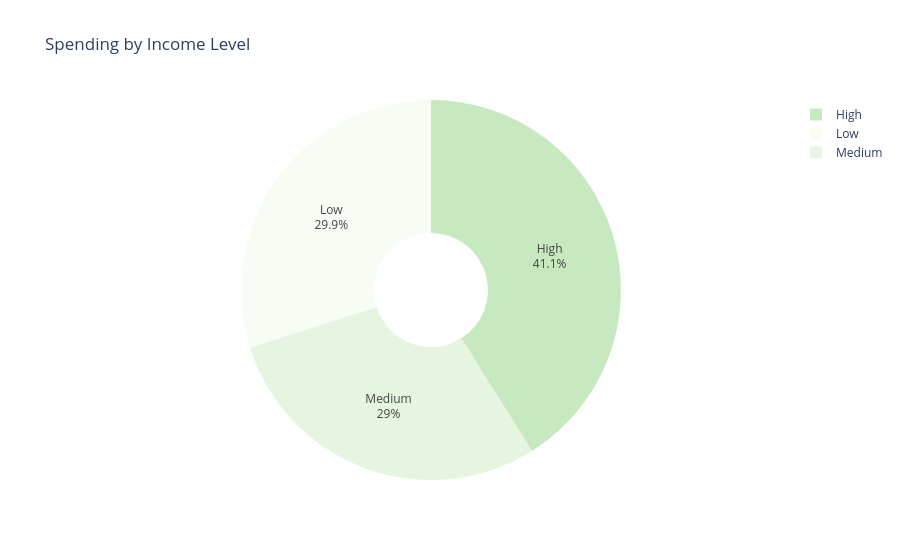

Here is the notebook cell this chart was saved with:
### Code cell
# Ensure the 'Amount' column is numeric using .loc to avoid SettingWithCopyWarning
final_combined_dataset.loc[:, 'Amount'] = pd.to_numeric(final_combined_dataset['Amount'], errors='coerce')

# Group by IncomeLevel and calculate the total spending (sum of Amount) for each level
income_level_spending = final_combined_dataset.groupby('IncomeLevel').agg({'Amount': 'sum'}).reset_index()

# Define custom sort order for IncomeLevel
income_order = ['High', 'Medium', 'Low']

# Convert 'IncomeLevel' column to a categorical type with the custom order
income_level_spending['IncomeLevel'] = pd.Categorical(
    income_level_spending['IncomeLevel'],
    categories=income_order,
    ordered=True
)

# Sort the DataFrame by 'IncomeLevel' based on the custom order
income_level_spending = income_level_spending.sort_values('IncomeLevel')

# Sort by 'Amount' for better visualization
income_level_spending = income_level_spending.sort_values('IncomeLevel', ascending=False)

# Create the donut chart
fig = px.pie(
    income_level_spending,
    names='IncomeLevel',
    values='Amount',
    title="Spending by Income Level",
    hole=0.3,  # Create a donut chart by adding a hole
    color='IncomeLevel',  # Color the sections by IncomeLevel
    color_discrete_sequence=px.colors.sequential.Greens  # Use green color sequence
)

# Update layout for better readability
fig.update_traces(textinfo='percent+label', hovertemplate='Income Level: %{label}<br>Spending: %{value}<extra></extra>')

# Update layout settings
fig.update_layout(
    plot_bgcolor='white',
    showlegend=True,  # Show the legend
)

# Show the figure
fig.show()

### Figure 1 — Plotly figure (JSON) as saved in the notebook; plotly's stock layout.template omitted (floating-point values rounded to 4 significant figures)
{"data": [{"customdata": [["Low"], ["Medium"], ["High"]], "domain": {"x": [0, 1], "y": [0, 1]}, "hole": 0.3, "hovertemplate": "Income Level: %{label}<br>Spending: %{value}<extra></extra>", "labels": ["Low", "Medium", "High"], "legendgroup": "", "marker": {"colors": ["rgb(247,252,245)", "rgb(229,245,224)", "rgb(199,233,192)"]}, "name": "", "showlegend": true, "textinfo": "percent+label", "type": "pie", "values": [411600.0, 399300.0, 565400.0]}], "layout": {"autosize": true, "legend": {"tracegroupgap": 0}, "piecolorway": ["rgb(247,252,245)", "rgb(229,245,224)", "rgb(199,233,192)", "rgb(161,217,155)", "rgb(116,196,118)", "rgb(65,171,93)", "rgb(35,139,69)", "rgb(0,109,44)", "rgb(0,68,27)"], "plot_bgcolor": "white", "showlegend": true, "title": {"text": "Spending by Income Level"}}}
